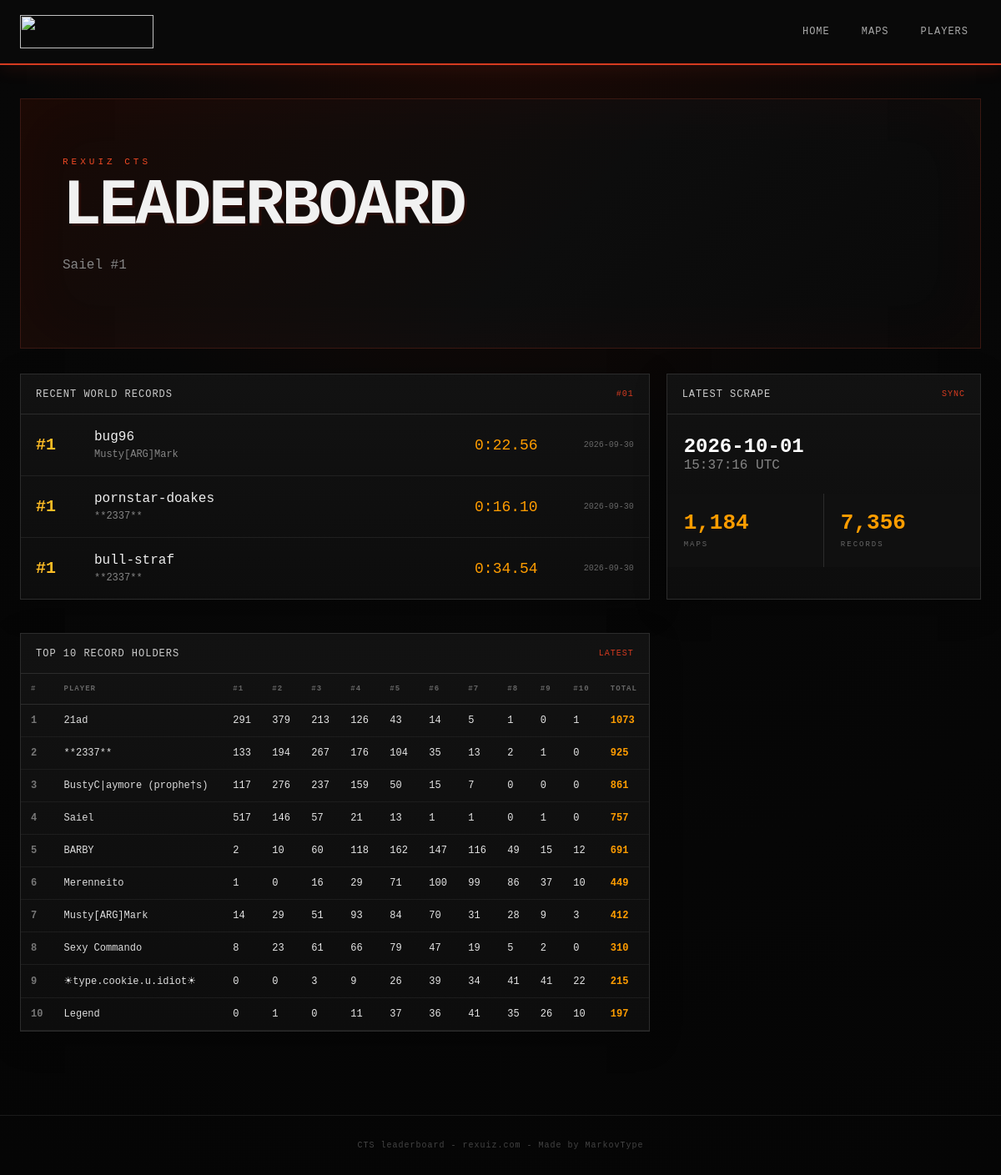
The page / on the database its author committed.
### tables this page shows
CREATE TABLE top1_changes (
            id INTEGER PRIMARY KEY AUTOINCREMENT,

            scrape_id INTEGER NOT NULL,
            map_id INTEGER NOT NULL,

            player_alias_id INTEGER NOT NULL,

            time_text TEXT NOT NULL,
            time_seconds REAL,

            FOREIGN KEY (scrape_id)
                REFERENCES scrapes(id)
                ON DELETE CASCADE,

            FOREIGN KEY (map_id)
                REFERENCES maps(id),

            FOREIGN KEY (player_alias_id)
                REFERENCES player_aliases(id)
        );

CREATE TABLE maps (
            id INTEGER PRIMARY KEY AUTOINCREMENT,
            name TEXT NOT NULL UNIQUE
        );

CREATE TABLE players (
            id INTEGER PRIMARY KEY AUTOINCREMENT,
            canonical_name TEXT NOT NULL UNIQUE
        );

CREATE TABLE scrapes (
            id INTEGER PRIMARY KEY AUTOINCREMENT,
            scraped_at TEXT NOT NULL,
            source_url TEXT NOT NULL,
            content_hash TEXT NOT NULL UNIQUE
        );

### website/app.py (the view)
@app.route("/")
def index():
    latest_scrape = query_one(
        """
        SELECT
            s.id,
            s.scraped_at,
            s.source_url,
            s.content_hash,

            (
                SELECT COUNT(*)
                FROM maps
            ) AS total_maps,

            (
                SELECT COUNT(*)
                FROM records
                WHERE scrape_id = s.id
            ) AS total_records

        FROM scrapes s
        ORDER BY s.id DESC
        LIMIT 1
        """
    )
    recent_top1 = query_all(
        """
        SELECT
            c.id,
            c.scrape_id,
            c.time_text,
            c.time_seconds,
            s.scraped_at,

            m.id AS map_id,
            m.name AS map_name,

            p.id AS player_id,
            p.canonical_name AS player_name,

            pa.name AS name_used

        FROM top1_changes c

        JOIN scrapes s
            ON s.id = c.scrape_id

        JOIN maps m
            ON m.id = c.map_id

        JOIN player_aliases pa
            ON pa.id = c.player_alias_id

        JOIN players p
            ON p.id = pa.player_id

        ORDER BY c.id DESC
        LIMIT 3
        """
    )
    top_holders = query_all(
        """
        SELECT
            p.id,
            p.canonical_name,

            SUM(CASE WHEN r.rank = 1 THEN 1 ELSE 0 END)
                AS rank1,

            SUM(CASE WHEN r.rank = 2 THEN 1 ELSE 0 END)
                AS rank2,

            SUM(CASE WHEN r.rank = 3 THEN 1 ELSE 0 END)
                AS rank3,

            SUM(CASE WHEN r.rank = 4 THEN 1 ELSE 0 END)
                AS rank4,

            SUM(CASE WHEN r.rank = 5 THEN 1 ELSE 0 END)
                AS rank5,

            SUM(CASE WHEN r.rank = 6 THEN 1 ELSE 0 END)
                AS rank6,

            SUM(CASE WHEN r.rank = 7 THEN 1 ELSE 0 END)
                AS rank7,

            SUM(CASE WHEN r.rank = 8 THEN 1 ELSE 0 END)
                AS rank8,

            SUM(CASE WHEN r.rank = 9 THEN 1 ELSE 0 END)
                AS rank9,

            SUM(CASE WHEN r.rank = 10 THEN 1 ELSE 0 END)
                AS rank10,

            COUNT(*) AS total

        FROM records r

        JOIN player_aliases pa
            ON pa.id = r.player_alias_id

        JOIN players p
            ON p.id = pa.player_id

        WHERE r.scrape_id = (
            SELECT MAX(id)
            FROM scrapes
        )

        GROUP BY p.id

        ORDER BY total DESC, p.canonical_name

        LIMIT 10
        """
    )
    return render_template(
        "index.html",
        latest_scrape=latest_scrape,
        recent_top1=recent_top1,
        top_holders=top_holders,
        format_time=format_time,
    )

### website/app.py (called while the page is built)
def get_db():
    if not DATABASE.exists():
        raise RuntimeError(
            f"Database not found: {DATABASE}"
        )
    conn = sqlite3.connect(
        DATABASE
    )
    conn.row_factory = sqlite3.Row
    return conn

def query_one(sql, params=()):
    conn = get_db()
    try:
        return conn.execute(
            sql,
            params
        ).fetchone()
    finally:
        conn.close()

def query_all(sql, params=()):
    conn = get_db()
    try:
        return conn.execute(
            sql,
            params
        ).fetchall()
    finally:
        conn.close()

### website/templates/index.html (shortened to what this page needs)
{% extends "base.html" %}
{% block content %}
<section class="hero">
    <div>
        <div class="eyebrow">REXUIZ CTS</div>
        <h1>LEADERBOARD</h1>
        <p>
            Saiel #1
        </p>
    </div>
</section>
<div class="dashboard-grid">
    <section class="panel">
        <div class="panel-title">
            <span>RECENT WORLD RECORDS</span>
            <span class="panel-mark">#01</span>
        </div>
        {% if recent_top1 %}
        <div class="record-list">
            {% for record in recent_top1 %}
            <a
                class="record-card record-card-with-date"
                href="/map/{{ record.map_id }}"
            >
                <div class="record-rank">
                    #1
                </div>
                <div class="record-main">
                    <div class="record-map">
                        {{ record.map_name }}
                    </div>
                    <div class="record-player">
                        {{ record.player_name }}
                    </div>
                </div>
                <div class="record-time">
                    {{ record.time_text }}
                </div>
                <div class="record-date">
                    {{ record.scraped_at[:10] }}
                </div>
            </a>
            {% endfor %}
        </div>
        {% else %}
        <div class="empty">
            No record changes have been detected yet.
        </div>
        {% endif %}
    </section>
    <section class="panel">
        <div class="panel-title">
            <span>LATEST SCRAPE</span>
            <span class="panel-mark">SYNC</span>
        </div>
        {% if latest_scrape %}
        <div class="big-date">
            {{ latest_scrape.scraped_at[:10] }}
        </div>
        <div class="muted">
            {{ latest_scrape.scraped_at[11:19] }} UTC
        </div>
        <div class="stat-grid">
            <div>
                <strong>
                    {{ "{:,}".format(latest_scrape.total_maps) }}
                </strong>
                <span>MAPS</span>
            </div>
            <div>
                <strong>
                    {{ "{:,}".format(latest_scrape.total_records) }}
                </strong>
                <span>RECORDS</span>
            </div>
        </div>
        {% else %}
        <div class="empty">
            No scrapes recorded.
        </div>
        {% endif %}
    </section>
    <section class="panel panel-wide">
        <div class="panel-title">
            <span>TOP 10 RECORD HOLDERS</span>
            <span class="panel-mark">LATEST</span>
        </div>
        <div class="table-wrap">
            <table>
                <thead>
                    <tr>
                        <th>#</th>
                        <th>PLAYER</th>
                        <th>#1</th>
                        <th>#2</th>
                        <th>#3</th>
                        <th>#4</th>
                        <th>#5</th>
                        <th>#6</th>
                        <th>#7</th>
                        <th>#8</th>
                        <th>#9</th>
                        <th>#10</th>
                        <th>TOTAL</th>
                    </tr>
                </thead>
                <tbody>
                {% for player in top_holders %}
                    <tr>
                        <td class="rank">
                            {{ loop.index }}
                        </td>
                        <td>
                            <a
                                class="player-link"
                                href="/player/{{ player.id }}"
                            >
                                {{ player.canonical_name }}
                            </a>
                        </td>
                        {% for n in range(1, 11) %}
                        <td>
                            {{ player["rank" ~ n] or 0 }}
                        </td>
                        {% endfor %}
                        <td class="total">
                            {{ player.total }}
                        </td>
                    </tr>
                {% endfor %}
                </tbody>
            </table>
        </div>
    </section>
</div>
{% endblock %}

### website/templates/base.html (shortened to what this page needs)
<!doctype html>
<html lang="en">
<head>
    <link
        rel="stylesheet"
        href="{{ url_for('static', filename='css/style.css') }}"
    >
</head>
<body>
<header class="site-header">
    <div class="header-inner">
        <a class="logo" href="/">
            <img width="160" height="40" src="https://rexuiz.com/images/tslogo.png"/>
        </a>
        <nav>
            <a href="/">HOME</a>
            <a href="/maps">MAPS</a>
            <a href="/players">PLAYERS</a>
        </nav>
    </div>
</header>
<main class="container">
    {% block content %}
    {% endblock %}
</main>
<footer class="site-footer">
    CTS leaderboard - <a href="https://rexuiz.com/" target="_blank">rexuiz.com</a> - Made by <a href="https://github.com/MarkovType" target="_blank">MarkovType</a>
</footer>
</body>
</html>

### website/static/css/style.css (style rules this page uses)
:root { --bg: #070707; --panel: #101010; --panel2: #151515; --border: #2c2c2c; --red: #d63b20; --red-bright: #f04a25; --orange: #ff9d00; --gold: #ffbd25; --silver: #bfc4ca; --bronze: #b87842; --text: #e5e5e5; --muted: #858585; --max-width: 1400px; }
* { box-sizing: border-box; }
html { background: var(--bg); }
body { margin: 0; background: radial-gradient( circle at top, #1b0905 0, #070707 38%, #050505 100% ); color: var(--text); font-family: "Courier New", Courier, monospace; min-height: 100vh; }
a { color: inherit; text-decoration: none; }
.site-header { background: #090909; border-bottom: 2px solid var(--red); box-shadow: 0 4px 20px rgba(214, 59, 32, 0.12); }
.header-inner { max-width: var(--max-width); margin: auto; padding: 18px 24px; display: flex; align-items: center; justify-content: space-between; }
.logo { display: flex; flex-direction: column; line-height: 0.8; font-weight: bold; }
nav { display: flex; gap: 8px; }
nav a { color: #aaa; padding: 10px 14px; border: 1px solid transparent; font-size: 12px; letter-spacing: 1px; }
.container { max-width: var(--max-width); margin: auto; padding: 40px 24px 80px; }
.hero { min-height: 300px; display: flex; align-items: center; padding: 50px; margin-bottom: 30px; border: 1px solid #3a1812; background: linear-gradient( 135deg, #180905, #0d0d0d 55%, #090909 ); box-shadow: inset 0 0 80px rgba(214, 59, 32, 0.04); }
.eyebrow { color: var(--red-bright); font-size: 11px; letter-spacing: 4px; margin-bottom: 12px; }
.hero h1, .page-heading h1 { margin: 0; color: #f1f1f1; font-size: clamp( 38px, 7vw, 78px ); line-height: 0.9; letter-spacing: -3px; text-shadow: 3px 3px 0 #260b07; }
.hero p { color: var(--muted); max-width: 600px; margin-top: 24px; line-height: 1.6; }
.dashboard-grid { display: grid; grid-template-columns: minmax(0, 2fr) minmax(280px, 1fr); gap: 20px; }
.panel { background: linear-gradient( 180deg, #121212, #0d0d0d ); border: 1px solid var(--border); margin-bottom: 20px; box-shadow: 0 10px 35px rgba(0,0,0,.25); }
.panel-wide { min-width: 0; }
.panel-title { min-height: 48px; display: flex; align-items: center; justify-content: space-between; padding: 0 18px; border-bottom: 1px solid var(--border); color: #ccc; font-size: 12px; letter-spacing: 1px; }
.panel-mark { color: var(--red); font-size: 10px; }
.record-list { display: flex; flex-direction: column; }
.record-card { display: grid; grid-template-columns: 55px minmax(0, 1fr) 100px 100px; gap: 15px; align-items: center; padding: 18px; border-bottom: 1px solid #202020; }
.record-card:last-child { border-bottom: 0; }
.record-rank { color: var(--gold); font-size: 20px; font-weight: bold; }
.record-map { color: #eee; white-space: nowrap; overflow: hidden; text-overflow: ellipsis; }
.record-player { color: var(--muted); margin-top: 5px; font-size: 12px; }
.record-time { color: var(--orange); font-size: 18px; text-align: right; }
.record-date { color: #666; font-size: 10px; text-align: right; }
.big-date { padding: 25px 20px 0; color: white; font-size: 24px; font-weight: bold; }
.muted { color: var(--muted); padding-left: 20px; }
.stat-grid { display: grid; grid-template-columns: 1fr 1fr; gap: 1px; margin-top: 25px; background: var(--border); }
.stat-grid div { background: var(--panel); padding: 20px; }
.stat-grid strong { display: block; color: var(--orange); font-size: 26px; }
.stat-grid span { color: #666; font-size: 9px; letter-spacing: 2px; }
.table-wrap { overflow-x: auto; }
table { width: 100%; border-collapse: collapse; font-size: 12px; }
th { color: #666; text-align: left; font-size: 9px; letter-spacing: 1px; padding: 13px 12px; border-bottom: 1px solid var(--border); white-space: nowrap; }
td { padding: 12px; border-bottom: 1px solid #1d1d1d; white-space: nowrap; }
.rank { color: #777; font-weight: bold; }
.time, .total { color: var(--orange); font-weight: bold; }
.player-link { color: #ddd; }
.site-footer { max-width: var(--max-width); margin: auto; padding: 30px 24px; border-top: 1px solid #1a1a1a; color: #444; font-size: 10px; letter-spacing: 1px; text-align: center; }

### rows shown on the page
top1_changes: map_name "bug96", player_name "Musty[ARG]Mark", time_text "0:22.56", scraped_at "2026-09-30"
top1_changes: map_name "pornstar-doakes", player_name "**2337**", time_text "0:16.10", scraped_at "2026-09-30"
top1_changes: map_name "bull-straf", player_name "**2337**", time_text "0:34.54", scraped_at "2026-09-30"
scrapes: scraped_at "2026-10-01", scraped_at "15:37:16"
players: canonical_name "21ad", player "291" "379" "213" "126" "43" "14" "5" "1" "0" "1", total "1073"
players: canonical_name "**2337**", player "133" "194" "267" "176" "104" "35" "13" "2" "1" "0", total "925"
players: canonical_name "BustyC|aymore (prophe†s)", player "117" "276" "237" "159" "50" "15" "7" "0" "0" "0", total "861"
players: canonical_name "Saiel", player "517" "146" "57" "21" "13" "1" "1" "0" "1" "0", total "757"
players: canonical_name "BARBY", player "2" "10" "60" "118" "162" "147" "116" "49" "15" "12", total "691"
players: canonical_name "Merenneito", player "1" "0" "16" "29" "71" "100" "99" "86" "37" "10", total "449"
players: canonical_name "Musty[ARG]Mark", player "14" "29" "51" "93" "84" "70" "31" "28" "9" "3", total "412"
players: canonical_name "Sexy Commando", player "8" "23" "61" "66" "79" "47" "19" "5" "2" "0", total "310"
players: canonical_name "☀type.cookie.u.idiot☀", player "0" "0" "3" "9" "26" "39" "34" "41" "41" "22", total "215"
players: canonical_name "Legend", player "0" "1" "0" "11" "37" "36" "41" "35" "26" "10", total "197"

### other values the page prints
{{ "{:,}".format(latest_scrape.total_maps) }} "1,184"
{{ "{:,}".format(latest_scrape.total_records) }} "7,356"
